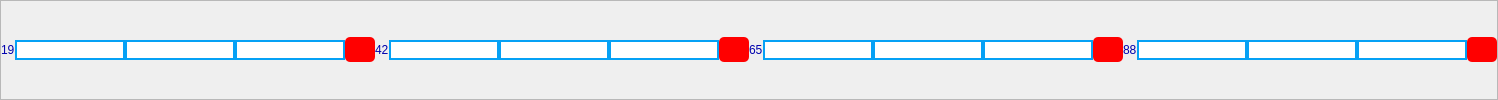
           <widget class="QFrame" name="frame_12">
            <property name="frameShape">
             <enum>QFrame::StyledPanel</enum>
            </property>
            <property name="frameShadow">
             <enum>QFrame::Raised</enum>
            </property>
            <layout class="QHBoxLayout" name="horizontalLayout_9">
             <property name="spacing">
              <number>0</number>
             </property>
             <property name="leftMargin">
              <number>0</number>
             </property>
             <property name="topMargin">
              <number>0</number>
             </property>
             <property name="rightMargin">
              <number>0</number>
             </property>
             <property name="bottomMargin">
              <number>0</number>
             </property>
             <item>
              <widget class="QLabel" name="label_23">
               <property name="styleSheet">
                <string notr="true">color:rgb(0, 0, 173); 
font: 75 8pt &quot;MS Shell Dlg 2&quot;;</string>
               </property>
               <property name="text">
                <string>19</string>
               </property>
              </widget>
             </item>
             <item>
              <widget class="QLineEdit" name="lineEdit_67">
               <property name="styleSheet">
                <string notr="true">border: 2px solid  rgb(5, 161, 245); 
background-color: rgb(255, 255, 255);
</string>
               </property>
              </widget>
             </item>
             <item>
              <widget class="QLineEdit" name="lineEdit_68">
               <property name="styleSheet">
                <string notr="true">border: 2px solid  rgb(5, 161, 245); 
background-color: rgb(255, 255, 255);
</string>
               </property>
              </widget>
             </item>
             <item>
              <widget class="QLineEdit" name="lineEdit_69">
               <property name="styleSheet">
                <string notr="true">border: 2px solid  rgb(5, 161, 245); 
background-color: rgb(255, 255, 255);
</string>
               </property>
              </widget>
             </item>
             <item>
              <widget class="QPushButton" name="pushButton_93">
               <property name="minimumSize">
                <size>
                 <width>0</width>
                 <height>25</height>
                </size>
               </property>
               <property name="maximumSize">
                <size>
                 <width>30</width>
                 <height>16777215</height>
                </size>
               </property>
               <property name="styleSheet">
                <string notr="true">background-color: rgb(0, 0, 0);
background-color: rgb(255, 0, 0);
border-radius: 5px;</string>
               </property>
               <property name="text">
                <string/>
               </property>
              </widget>
             </item>
             <item>
              <widget class="QLabel" name="label_24">
               <property name="styleSheet">
                <string notr="true">color:rgb(0, 0, 173); 
font: 75 8pt &quot;MS Shell Dlg 2&quot;;</string>
               </property>
               <property name="text">
                <string>42</string>
               </property>
              </widget>
             </item>
             <item>
              <widget class="QLineEdit" name="lineEdit_70">
               <property name="styleSheet">
                <string notr="true">border: 2px solid  rgb(5, 161, 245); 
background-color: rgb(255, 255, 255);
</string>
               </property>
              </widget>
             </item>
             <item>
              <widget class="QLineEdit" name="lineEdit_71">
               <property name="styleSheet">
                <string notr="true">border: 2px solid  rgb(5, 161, 245); 
background-color: rgb(255, 255, 255);
</string>
               </property>
              </widget>
             </item>
             <item>
              <widget class="QLineEdit" name="lineEdit_72">
               <property name="styleSheet">
                <string notr="true">border: 2px solid  rgb(5, 161, 245); 
background-color: rgb(255, 255, 255);
</string>
               </property>
              </widget>
             </item>
             <item>
              <widget class="QPushButton" name="pushButton_94">
               <property name="minimumSize">
                <size>
                 <width>0</width>
                 <height>25</height>
                </size>
               </property>
               <property name="maximumSize">
                <size>
                 <width>30</width>
                 <height>16777215</height>
                </size>
               </property>
               <property name="styleSheet">
                <string notr="true">background-color: rgb(0, 0, 0);
background-color: rgb(255, 0, 0);
border-radius: 5px;</string>
               </property>
               <property name="text">
                <string/>
               </property>
              </widget>
             </item>
             <item>
              <widget class="QLabel" name="label_25">
               <property name="styleSheet">
                <string notr="true">color:rgb(0, 0, 173); 
font: 75 8pt &quot;MS Shell Dlg 2&quot;;</string>
               </property>
               <property name="text">
                <string>65</string>
               </property>
              </widget>
             </item>
             <item>
              <widget class="QLineEdit" name="lineEdit_73">
               <property name="styleSheet">
                <string notr="true">border: 2px solid  rgb(5, 161, 245); 
background-color: rgb(255, 255, 255);
</string>
               </property>
              </widget>
             </item>
             <item>
              <widget class="QLineEdit" name="lineEdit_74">
               <property name="styleSheet">
                <string notr="true">border: 2px solid  rgb(5, 161, 245); 
background-color: rgb(255, 255, 255);
</string>
               </property>
              </widget>
             </item>
             <item>
              <widget class="QLineEdit" name="lineEdit_75">
               <property name="styleSheet">
                <string notr="true">border: 2px solid  rgb(5, 161, 245); 
background-color: rgb(255, 255, 255);
</string>
               </property>
              </widget>
             </item>
             <item>
              <widget class="QPushButton" name="pushButton_95">
               <property name="minimumSize">
                <size>
                 <width>0</width>
                 <height>25</height>
                </size>
               </property>
               <property name="maximumSize">
                <size>
                 <width>30</width>
                 <height>16777215</height>
                </size>
               </property>
               <property name="styleSheet">
                <string notr="true">background-color: rgb(0, 0, 0);
background-color: rgb(255, 0, 0);
border-radius: 5px;</string>
               </property>
               <property name="text">
                <string/>
               </property>
              </widget>
             </item>
             <item>
              <widget class="QLabel" name="label_310">
               <property name="styleSheet">
                <string notr="true">color:rgb(0, 0, 173); 
font: 75 8pt &quot;MS Shell Dlg 2&quot;;</string>
               </property>
               <property name="text">
                <string>88</string>
               </property>
              </widget>
             </item>
             <item>
              <widget class="QLineEdit" name="lineEdit_930">
               <property name="styleSheet">
                <string notr="true">border: 2px solid  rgb(5, 161, 245); 
background-color: rgb(255, 255, 255);
</string>
               </property>
              </widget>
             </item>
             <item>
              <widget class="QLineEdit" name="lineEdit_928">
               <property name="styleSheet">
                <string notr="true">border: 2px solid  rgb(5, 161, 245); 
background-color: rgb(255, 255, 255);
</string>
               </property>
              </widget>
             </item>
             <item>
              <widget class="QLineEdit" name="lineEdit_929">
               <property name="styleSheet">
                <string notr="true">border: 2px solid  rgb(5, 161, 245); 
background-color: rgb(255, 255, 255);
</string>
               </property>
              </widget>
             </item>
             <item>
              <widget class="QPushButton" name="pushButton_380">
               <property name="minimumSize">
                <size>
                 <width>0</width>
                 <height>25</height>
                </size>
               </property>
               <property name="maximumSize">
                <size>
                 <width>30</width>
                 <height>16777215</height>
                </size>
               </property>
               <property name="styleSheet">
                <string notr="true">background-color: rgb(0, 0, 0);
background-color: rgb(255, 0, 0);
border-radius: 5px;</string>
               </property>
               <property name="text">
                <string/>
               </property>
              </widget>
             </item>
            </layout>
           </widget>
